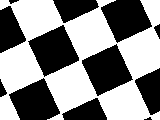
#> input picture Hough/check_rot.bmp, 160 x 120 px
$ python hough_mat.py
#> lines starting #> are read from the running program, lines starting #| are printed output that depends on the picture; after the words box and inside, x2 and y2 are one past the last pixel; in counts of white or black regions, pixels touching at a corner belong together

import cv2
import numpy as np
import matplotlib.pyplot as plt

def hough_lines_acc(img, rho_resolution=1, theta_resolution=1):
    ''' A function for creating a Hough Accumulator for lines in an image. '''
    height, width = img.shape  # we need heigth and width to calculate the diag
    img_diagonal = np.ceil(np.sqrt(height ** 2 + width ** 2))  # a**2 + b**2 = c**2
    rhos = np.arange(-img_diagonal, img_diagonal + 1, rho_resolution)
    thetas = np.deg2rad(np.arange(-90, 90, theta_resolution))

    # create the empty Hough Accumulator with dimensions equal to the size of
    # rhos and thetas
    H = np.zeros((len(rhos), len(thetas)), dtype=np.uint64)
    y_idxs, x_idxs = np.nonzero(img)  # find all edge (nonzero) pixel indexes

    for i in range(len(x_idxs)):  # cycle through edge points
        x = x_idxs[i]
        y = y_idxs[i]

        for j in range(len(thetas)):  # cycle through thetas and calc rho
            rho = int((x * np.cos(thetas[j]) +
                       y * np.sin(thetas[j])) + img_diagonal)
            H[rho, j] += 1

    return H, rhos, thetas


# This is a simple peaks function that just finds the indicies of the number
# of maximum values equal to num_peaks.  You have to be careful here though, if
# there's any noise in the image it will like create a 'pocket' of local maxima
# values.  This function ignores this and in turn has the tendancy to return
# multiple lines along an actual line in the image.
def hough_simple_peaks(H, num_peaks):
    ''' A function that returns the number of indicies = num_peaks of the
        accumulator array H that correspond to local maxima. '''
    indices = np.argpartition(H.flatten(), -2)[-num_peaks:]
    return np.vstack(np.unravel_index(indices, H.shape)).T


# This more advance Hough peaks funciton has threshold and nhood_size arguments
# threshold will threshold the peak values to be above this value if supplied,
# where as nhood_size will surpress the surrounding pixels centered around
# the local maximum after that value has been assigned as a peak.  This will
# force the algorithm to look eslwhere after it's already selected a point from
# a 'pocket' of local maxima.
def hough_peaks(H, num_peaks, threshold=0, nhood_size=3):
    ''' A function that returns the indicies of the accumulator array H that
        correspond to a local maxima.  If threshold is active all values less
        than this value will be ignored, if neighborhood_size is greater than
        (1, 1) this number of indicies around the maximum will be surpessed. '''
    # loop through number of peaks to identify
    indicies = []
    H1 = np.copy(H)
    for i in range(num_peaks):
        idx = np.argmax(H1)  # find argmax in flattened array
        H1_idx = np.unravel_index(idx, H1.shape)  # remap to shape of H
        indicies.append(H1_idx)

        # surpess indicies in neighborhood
        idx_y, idx_x = H1_idx  # first separate x, y indexes from argmax(H)
        # if idx_x is too close to the edges choose appropriate values
        if (idx_x - (nhood_size / 2)) < 0:
            min_x = 0
        else:
            min_x = idx_x - (nhood_size / 2)
        if ((idx_x + (nhood_size / 2) + 1) > H.shape[1]):
            max_x = H.shape[1]
        else:
            max_x = idx_x + (nhood_size / 2) + 1

        # if idx_y is too close to the edges choose appropriate values
        if (idx_y - (nhood_size / 2)) < 0:
            min_y = 0
        else:
            min_y = idx_y - (nhood_size / 2)
        if ((idx_y + (nhood_size / 2) + 1) > H.shape[0]):
            max_y = H.shape[0]
        else:
            max_y = idx_y + (nhood_size / 2) + 1

        # bound each index by the neighborhood size and set all values to 0
        for x in range(int(min_x), int(max_x)):
            for y in range(int(min_y), int(max_y)):
                # remove neighborhoods in H1
                H1[y, x] = 0

                # highlight peaks in original H
                if (x == min_x or x == (max_x - 1)):
                    H[y, x] = 255
                if (y == min_y or y == (max_y - 1)):
                    H[y, x] = 255

    # return the indicies and the original Hough space with selected points
    return indicies, H


# a simple funciton used to plot a Hough Accumulator
def plot_hough_acc(H, plot_title='Hough Accumulator Plot'):
    ''' A function that plot a Hough Space using Matplotlib. '''
    fig = plt.figure(figsize=(10, 10))
    fig.canvas.set_window_title(plot_title)

    plt.imshow(H, cmap='jet')

    plt.xlabel('Theta Direction'), plt.ylabel('Rho Direction')
    plt.tight_layout()
    plt.show()


# drawing the lines from the Hough Accumulatorlines using OpevCV cv2.line
def hough_lines_draw(img, indicies, rhos, thetas):
    ''' A function that takes indicies a rhos table and thetas table and draws
        lines on the input images that correspond to these values. '''
    for i in range(len(indicies)):
        # reverse engineer lines from rhos and thetas
        rho = rhos[indicies[i][0]]
        theta = thetas[indicies[i][1]]
        a = np.cos(theta)
        b = np.sin(theta)
        x0 = a * rho
        y0 = b * rho
        # these are then scaled so that the lines go off the edges of the image
        x1 = int(x0 + 1000 * (-b))
        y1 = int(y0 + 1000 * (a))
        x2 = int(x0 - 1000 * (-b))
        y2 = int(y0 - 1000 * (a))

        cv2.line(img, (x1, y1), (x2, y2), (0, 255, 0), 2)


img = cv2.imread('check_rot.bmp')
#> img is the input picture: shape (120, 160, 3); min 0, max 255, mean 137.7
gray = cv2.cvtColor(img,cv2.COLOR_BGR2GRAY)
edges = cv2.Canny(gray,50,150)
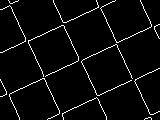
#> edges: shape (120, 160); 4.3% white in thin lines or dots
h, rhos, thetas = hough_lines_acc(edges,rho_resolution=1, theta_resolution=1)
#> in hough_lines_acc, `y_idxs, x_idxs = np.nonzero(img)`: y_idxs = 826 values from 0 to 119; x_idxs = 826 values, max 159 at index 164, min 0 at index 67, mean 79.17
#> the loop in hough_lines_acc, `for i in range(len(x_idxs)):` made 826 passes
#> (x, y) on passes 1 to 3: (8, 0), (18, 0), (53, 0)
#> after the loop in hough_lines_acc, `for i in range(len(x_idxs)):`:
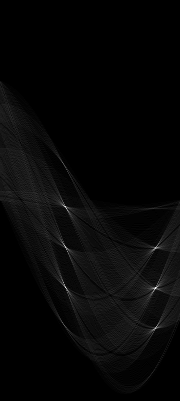
#> H: shape (401, 180) uint64; min 0, max 74, mean 2.1; drawn with min black and max white
#> rhos = 401 values from -200 to 200; thetas = 180 values from -1.57 to 1.55
indicies, h = hough_peaks(h, 6, nhood_size=11) # find peaks
#> the loop in hough_peaks, `for i in range(num_peaks):` made 6 passes
#> (idx, idx_y, idx_x, min_x, max_x, min_y, max_y) on passes 1 to 6: (51995, 288, 155, 149.5, 161.5, 282.5, 294.5), (51725, 287, 65, 59.5, 71.5, 281.5, 293.5), (37145, 206, 65, 59.5, 71.5, 200.5, 212.5), (44525, 247, 65, 59.5, 71.5, 241.5, 253.5), (59195, 328, 155, 149.5, 161.5, 322.5, 334.5), (44615, 247, 155, 149.5, 161.5, 241.5, 253.5)
#> after the loop in hough_peaks, `for i in range(num_peaks):`:
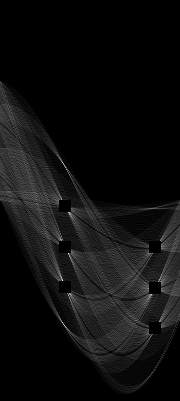
#> H1: shape (401, 180) uint64; 1.19% of pixels changed, all inside (x1, y1, x2, y2) = (59, 200, 161, 334); drawn with min black and max white
#> after the loop in hough_peaks, `for i in range(num_peaks):`: indicies = [(288, 155), (287, 65), (206, 65), (247, 65), (328, 155), (247, 155)]
hough_lines_draw(img, indicies, rhos, thetas)
#> the loop in hough_lines_draw, `for i in range(len(indicies)):` made 6 passes
#> (rho, theta, a, b, x0, y0, x1, y1) on passes 1 to 6: (88, 1.13, 0.423, 0.906, 37.19, 79.76, -869, 502), (87, -0.436, 0.906, -0.423, 78.85, -36.77, 501, 869), (6, -0.436, 0.906, -0.423, 5.44, -2.54, 428, 903), (47, -0.436, 0.906, -0.423, 42.6, -19.86, 465, 886), (128, 1.13, 0.423, 0.906, 54.1, 116, -852, 538), (47, 1.13, 0.423, 0.906, 19.86, 42.6, -886, 465)
#> after the loop in hough_lines_draw, `for i in range(len(indicies)):`:
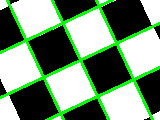
#> img: shape (120, 160, 3); mean B, G, R 117.3, 148.2, 117.3
plt.imshow(h)
plt.show()
cv2.imshow('Major Lines: Manual Hough Transform', img)
cv2.waitKey(0)
